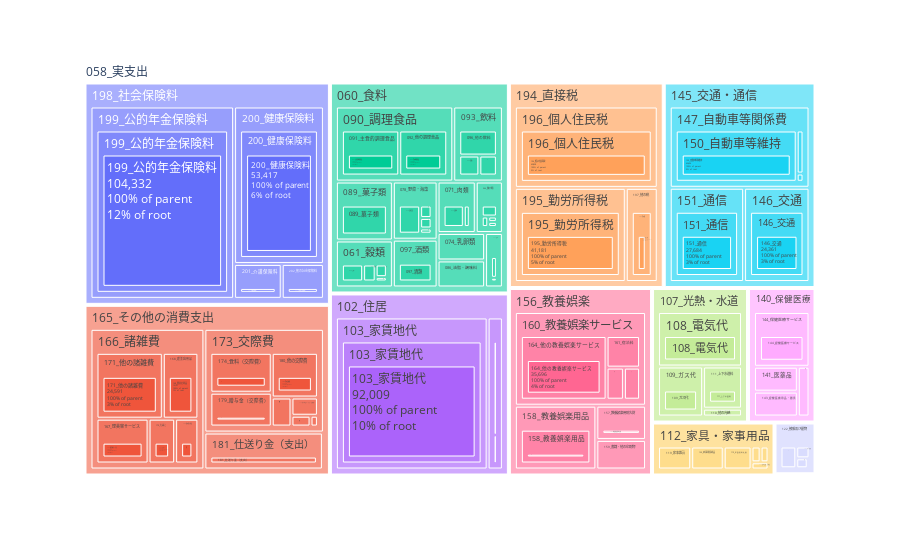

The code cell stored with this chart in its notebook:
### Code cell
tree_fig = px.treemap(tree_crosstab, path=lv_cols, values="値")
tree_fig.data[0].textinfo = "label+value+percent root+percent parent"
tree_fig.show()

### Figure 1 — Plotly figure (JSON) as saved in the notebook; plotly's stock layout.template omitted (floating-point values rounded to 4 significant figures; data arrays with more than 128 entries replaced by an {"elided": "..."} marker saying what was removed)
{"data": [{"branchvalues": "total", "domain": {"x": [0, 1], "y": [0, 1]}, "hovertemplate": "labels=%{label}<br>値=%{value}<br>parent=%{parent}<br>id=%{id}<extra></extra>", "ids": {"elided": "236 str values"}, "labels": {"elided": "236 str values"}, "name": "", "parents": {"elided": "236 str values"}, "textinfo": "label+value+percent root+percent parent", "type": "treemap", "values": {"elided": "236 float values"}}], "layout": {"legend": {"tracegroupgap": 0}, "margin": {"t": 60}}}
